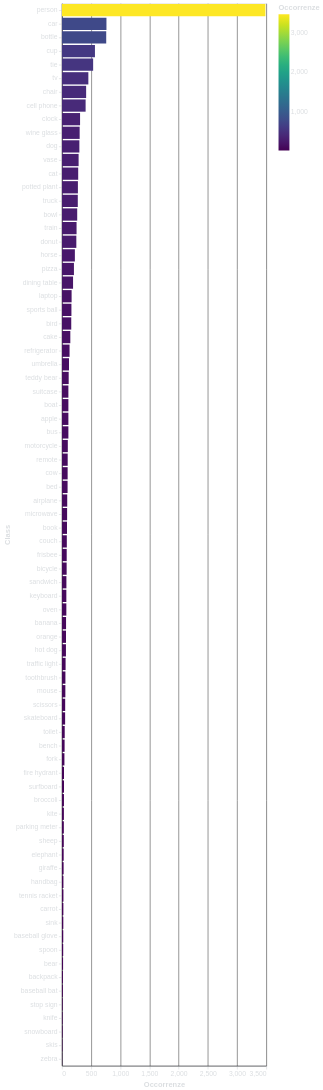

Source (Vega-Lite JSON):
### Vega-Lite specification from a JSON file in a GitHub repository (floating-point values rounded to 4 significant figures)
{"config": {"background": "transparent", "title": {"color": "#DBDEE1", "fontSize": 16}, "axis": {"domainColor": "#313338", "gridColor": "#666666", "tickColor": "#DBDEE1", "titleColor": "#DBDEE1", "labelColor": "#DBDEE1"}, "legend": {"labelColor": "#DBDEE1", "titleColor": "#DBDEE1"}}, "data": {"name": "data-efa198bffc3ad2fbe02f5d47e700e13e"}, "mark": {"type": "bar"}, "encoding": {"color": {"field": "Occorrenze", "scale": {"scheme": "viridis"}, "type": "quantitative"}, "x": {"field": "Occorrenze", "title": "Occorrenze", "type": "quantitative"}, "y": {"field": "Class", "sort": "-x", "title": "Class", "type": "nominal"}}, "height": "container", "width": "container", "$schema": "https://vega.github.io/schema/vega-lite/v5.8.0.json", "datasets": {"data-efa198bffc3ad2fbe02f5d47e700e13e": [{"Class": "person", "Occorrenze": 3485}, {"Class": "car", "Occorrenze": 762}, {"Class": "bottle", "Occorrenze": 758}, {"Class": "cup", "Occorrenze": 565}, {"Class": "tie", "Occorrenze": 534}, {"Class": "tv", "Occorrenze": 452}, {"Class": "chair", "Occorrenze": 414}, {"Class": "cell phone", "Occorrenze": 405}, {"Class": "clock", "Occorrenze": 310}, {"Class": "wine glass", "Occorrenze": 303}, {"Class": "dog", "Occorrenze": 298}, {"Class": "vase", "Occorrenze": 285}, {"Class": "cat", "Occorrenze": 278}, {"Class": "potted plant", "Occorrenze": 273}, {"Class": "truck", "Occorrenze": 271}, {"Class": "bowl", "Occorrenze": 261}, {"Class": "train", "Occorrenze": 250}, {"Class": "donut", "Occorrenze": 246}, {"Class": "horse", "Occorrenze": 221}, {"Class": "pizza", "Occorrenze": 205}, {"Class": "dining table", "Occorrenze": 190}, {"Class": "laptop", "Occorrenze": 165}, {"Class": "sports ball", "Occorrenze": 162}, {"Class": "bird", "Occorrenze": 159}, {"Class": "cake", "Occorrenze": 143}, {"Class": "refrigerator", "Occorrenze": 130}, {"Class": "umbrella", "Occorrenze": 120}, {"Class": "teddy bear", "Occorrenze": 115}, {"Class": "suitcase", "Occorrenze": 110}, {"Class": "boat", "Occorrenze": 110}, {"Class": "apple", "Occorrenze": 110}, {"Class": "bus", "Occorrenze": 110}, {"Class": "motorcycle", "Occorrenze": 100}, {"Class": "remote", "Occorrenze": 98}, {"Class": "cow", "Occorrenze": 97}, {"Class": "bed", "Occorrenze": 96}, {"Class": "airplane", "Occorrenze": 90}, {"Class": "microwave", "Occorrenze": 88}, {"Class": "book", "Occorrenze": 86}, {"Class": "couch", "Occorrenze": 83}, {"Class": "frisbee", "Occorrenze": 81}, {"Class": "bicycle", "Occorrenze": 80}, {"Class": "sandwich", "Occorrenze": 76}, {"Class": "keyboard", "Occorrenze": 75}, {"Class": "oven", "Occorrenze": 75}, {"Class": "banana", "Occorrenze": 70}, {"Class": "orange", "Occorrenze": 69}, {"Class": "hot dog", "Occorrenze": 68}, {"Class": "traffic light", "Occorrenze": 62}, {"Class": "toothbrush", "Occorrenze": 59}, {"Class": "mouse", "Occorrenze": 58}, {"Class": "scissors", "Occorrenze": 55}, {"Class": "skateboard", "Occorrenze": 54}, {"Class": "toilet", "Occorrenze": 47}, {"Class": "bench", "Occorrenze": 45}, {"Class": "fork", "Occorrenze": 42}, {"Class": "fire hydrant", "Occorrenze": 35}, {"Class": "surfboard", "Occorrenze": 35}, {"Class": "broccoli", "Occorrenze": 34}, {"Class": "kite", "Occorrenze": 33}, {"Class": "parking meter", "Occorrenze": 32}, {"Class": "sheep", "Occorrenze": 31}, {"Class": "elephant", "Occorrenze": 29}, {"Class": "giraffe", "Occorrenze": 28}, {"Class": "handbag", "Occorrenze": 25}, {"Class": "tennis racket", "Occorrenze": 25}, {"Class": "carrot", "Occorrenze": 24}, {"Class": "sink", "Occorrenze": 23}, {"Class": "baseball glove", "Occorrenze": 22}, {"Class": "spoon", "Occorrenze": 21}, {"Class": "bear", "Occorrenze": 19}, {"Class": "backpack", "Occorrenze": 16}, {"Class": "baseball bat", "Occorrenze": 15}, {"Class": "stop sign", "Occorrenze": 12}, {"Class": "knife", "Occorrenze": 11}, {"Class": "snowboard", "Occorrenze": 11}, {"Class": "skis", "Occorrenze": 8}, {"Class": "zebra", "Occorrenze": 4}]}}
